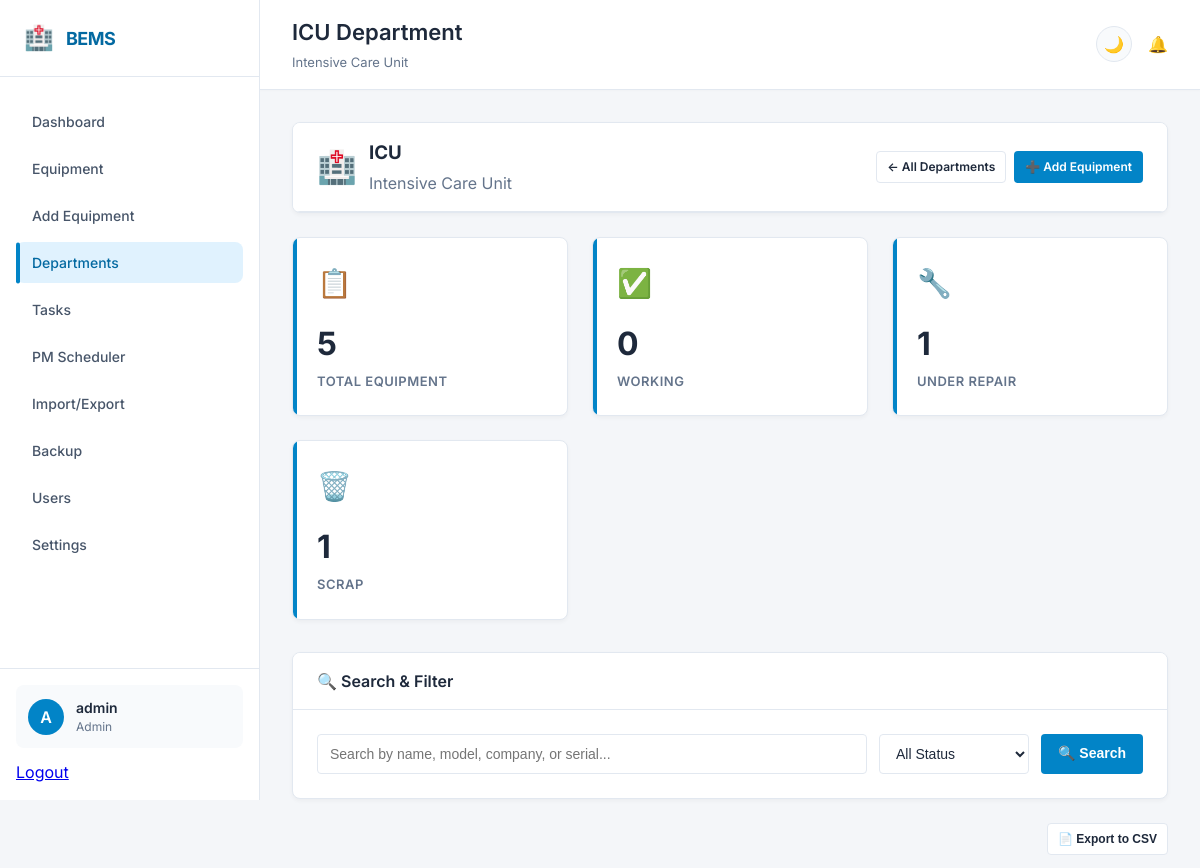
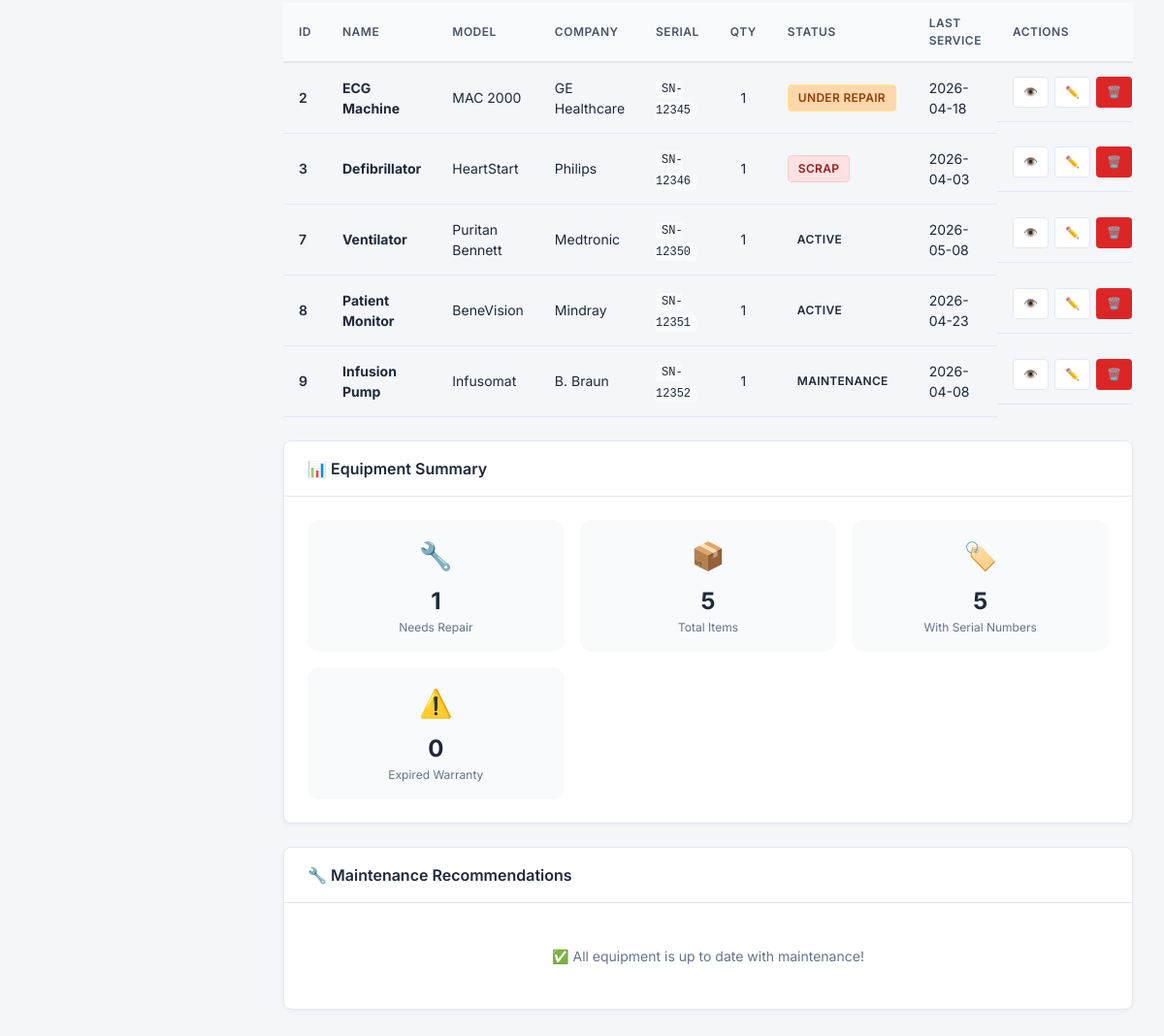
The page /departments/1/equipment (signed in) on the database its author committed (2 pictures, top to bottom).
### app.py (models this page shows)
class Department(db.Model):
    id = db.Column(db.Integer, primary_key=True)
    name = db.Column(db.String(100), unique=True, nullable=False)
    description = db.Column(db.String(200))
    created_at = db.Column(db.String(50), default=lambda: datetime.now().strftime('%Y-%m-%d %H:%M:%S'))
    equipments = db.relationship('Equipment', backref='department_obj', lazy=True)

class Equipment(db.Model):
    id = db.Column(db.Integer, primary_key=True)
    name = db.Column(db.String(100))
    model_no = db.Column(db.String(100))
    company = db.Column(db.String(100))
    serial_no = db.Column(db.String(100))
    quantity = db.Column(db.Integer, default=1)
    department_id = db.Column(db.Integer, db.ForeignKey('department.id'))
    department_name = db.Column(db.String(100))
    status = db.Column(db.String(50))
    install_date = db.Column(db.String(50))
    warranty_date = db.Column(db.String(50))
    last_service = db.Column(db.String(50))
    created_at = db.Column(db.String(50), default=lambda: datetime.now().strftime('%Y-%m-%d %H:%M:%S'))

### app.py (the view, shortened to what this page needs)
@app.route('/departments/<int:id>/equipment')
@login_required
def department_equipment(id):
    department = Department.query.get(id)
    search = request.args.get('search', '')
    status_filter = request.args.get('status', '')
    query = Equipment.query.filter_by(department_id=id)
    if status_filter:
        query = query.filter_by(status=status_filter)
    equipments = query.all()
    today = datetime.now().strftime('%Y-%m-%d')
    return render_template('department_equipment.html',
                         department=department,
                         equipments=equipments,
                         search=search,
                         status_filter=status_filter,
                         today=today)

### app.py (called while the page is built)
def login_required(f):
    @wraps(f)
    def decorated_function(*args, **kwargs):
        if 'user' not in session:
            return redirect('/login')
        return f(*args, **kwargs)
    return decorated_function

### templates/department_equipment.html (shortened to what this page needs)
{% extends "base.html" %}
{% block page_title %}{{ department.name }} Department{% endblock %}
{% block page_description %}{{ department.description or 'View and manage equipment in this department' }}{% endblock %}
{% block content %}
<div class="card" style="margin-bottom: 24px;">
    <div class="card-header">
        <div style="display: flex; align-items: center; gap: 12px;">
            <span style="font-size: 32px;">🏥</span>
            <div>
                <h3 style="margin: 0;">{{ department.name }}</h3>
                {% if department.description %}
                    <p style="color: var(--text-muted); margin: 4px 0 0 0;">{{ department.description }}</p>
                {% endif %}
            </div>
        </div>
        <div style="display: flex; gap: 8px;">
            <a href="/departments" class="btn btn-secondary btn-sm">
                ← All Departments
            </a>
            {% if session.get('role') in ['admin', 'superadmin'] %}
                <a href="/add?department_id={{ department.id }}" class="btn btn-primary btn-sm">
                    ➕ Add Equipment
                </a>
            {% endif %}
        </div>
    </div>
</div>
<div class="stats-grid">
    <div class="stat-card" onclick="window.location='?status=all'">
        <div class="stat-icon">📋</div>
        <div class="stat-number">{{ equipments|length }}</div>
        <div class="stat-label">Total Equipment</div>
    </div>
    <div class="stat-card" onclick="window.location='?status=Working'">
        <div class="stat-icon">✅</div>
        <div class="stat-number">{{ equipments|selectattr('status', 'equalto', 'Working')|list|length }}</div>
        <div class="stat-label">Working</div>
    </div>
    <div class="stat-card" onclick="window.location='?status=Under Repair'">
        <div class="stat-icon">🔧</div>
        <div class="stat-number">{{ equipments|selectattr('status', 'equalto', 'Under Repair')|list|length }}</div>
        <div class="stat-label">Under Repair</div>
    </div>
    <div class="stat-card" onclick="window.location='?status=Scrap'">
        <div class="stat-icon">🗑️</div>
        <div class="stat-number">{{ equipments|selectattr('status', 'equalto', 'Scrap')|list|length }}</div>
        <div class="stat-label">Scrap</div>
    </div>
</div>
<div class="card" style="margin-bottom: 24px;">
    <div class="card-header">
        <h3 class="card-title">🔍 Search & Filter</h3>
    </div>
    <div class="card-body">
        <form method="GET" action="/departments/{{ department.id }}/equipment" id="filterForm">
            <div style="display: flex; gap: 12px; flex-wrap: wrap;">
                <input type="text" name="search" class="form-control"
                       placeholder="Search by name, model, company, or serial..."
                       value="{{ search }}" style="flex: 2;">
                <select name="status" class="form-control" style="width: 150px;">
                    <option value="">All Status</option>
                </select>
                <button type="submit" class="btn btn-primary">🔍 Search</button>
            </div>
        </form>
    </div>
</div>
<div style="display: flex; justify-content: flex-end; margin-bottom: 16px;">
    <button onclick="exportDepartment()" class="btn btn-secondary btn-sm">
        📄 Export to CSV
    </button>
</div>
<div class="table-container">
    <table class="data-table">
        <thead>
            <tr>
                <th>ID</th>
                <th>Name</th>
                <th>Model</th>
                <th>Company</th>
                <th>Serial</th>
                <th>Qty</th>
                <th>Status</th>
                <th>Last Service</th>
                <th>Actions</th>
            </thead>
        <tbody>
            {% for eq in equipments %}
            <tr class="clickable-row" data-href="/equipment/{{ eq.id }}">
                <td style="font-weight: 600;">{{ eq.id }}</td>
                <td>
                    <strong>{{ eq.name }}</strong>
                </td>
                <td>{{ eq.model_no or '-' }}</td>
                <td>{{ eq.company or '-' }}</td>
                <td>
                    {% if eq.serial_no %}
                        <code style="background: var(--bg-tertiary); padding: 2px 6px; border-radius: 4px; font-size: 12px;">{{ eq.serial_no }}</code>
                    {% else %}
                        -
                    {% endif %}
                </td>
                <td style="text-align: center;">
                    {% if eq.quantity and eq.quantity > 1 %}
                        <span class="badge" style="background: var(--primary-light); color: var(--primary);">{{ eq.quantity }}</span>
                    {% else %}
                        1
                    {% endif %}
                </td>
                <td>
                    <span class="badge badge-{{ eq.status.lower().replace(' ', '-') }}">
                        {{ eq.status }}
                    </span>
                </td>
                <td>{{ eq.last_service or '-' }}</td>
                <td style="display: flex; gap: 6px;">
                    <a href="/equipment/{{ eq.id }}" class="btn btn-sm btn-secondary" title="View Details">👁️</a>
                    {% if session.get('role') in ['admin', 'superadmin'] %}
                        <a href="/edit/{{ eq.id }}" class="btn btn-sm btn-secondary" title="Edit">✏️</a>
                        <a href="/equipment/{{ eq.id }}/delete" class="btn btn-sm btn-danger"
                           onclick="return confirmDelete('{{ eq.name }}', {{ eq.id }})"
                           title="Delete">🗑️</a>
                    {% endif %}
                </td>
            </tr>
            {% endfor %}
        </tbody>
    </table>
</div>
{% if equipments %}
<div class="card" style="margin-top: 24px;">
    <div class="card-header">
        <h3 class="card-title">📊 Equipment Summary</h3>
    </div>
    <div class="card-body">
        <div style="display: grid; grid-template-columns: repeat(auto-fit, minmax(200px, 1fr)); gap: 16px;">
            <div style="text-align: center; padding: 16px; background: var(--bg-tertiary); border-radius: 12px;">
                <div style="font-size: 28px; margin-bottom: 8px;">🔧</div>
                <div style="font-size: 24px; font-weight: bold;">
                    {{ equipments|selectattr('status', 'equalto', 'Under Repair')|list|length }}
                </div>
                <div style="font-size: 12px; color: var(--text-muted);">Needs Repair</div>
            </div>
            <div style="text-align: center; padding: 16px; background: var(--bg-tertiary); border-radius: 12px;">
                <div style="font-size: 28px; margin-bottom: 8px;">📦</div>
                <div style="font-size: 24px; font-weight: bold;">
                    {% set total_quantity = namespace(value=0) %}
                    {% for eq in equipments %}
                        {% set total_quantity.value = total_quantity.value + (eq.quantity or 1) %}
                    {% endfor %}
                    {{ total_quantity.value }}
                </div>
                <div style="font-size: 12px; color: var(--text-muted);">Total Items</div>
            </div>
            <div style="text-align: center; padding: 16px; background: var(--bg-tertiary); border-radius: 12px;">
                <div style="font-size: 28px; margin-bottom: 8px;">🏷️</div>
                <div style="font-size: 24px; font-weight: bold;">
                    {{ equipments|selectattr('serial_no')|list|length }}
                </div>
                <div style="font-size: 12px; color: var(--text-muted);">With Serial Numbers</div>
            </div>
            <div style="text-align: center; padding: 16px; background: var(--bg-tertiary); border-radius: 12px;">
                <div style="font-size: 28px; margin-bottom: 8px;">⚠️</div>
                <div style="font-size: 24px; font-weight: bold;">
                    {% set expired = namespace(value=0) %}
                    {% for eq in equipments %}
                        {% if eq.warranty_date and eq.warranty_date < today %}
                            {% set expired.value = expired.value + 1 %}
                        {% endif %}
                    {% endfor %}
                    {{ expired.value }}
                </div>
                <div style="font-size: 12px; color: var(--text-muted);">Expired Warranty</div>
            </div>
        </div>
    </div>
</div>
<div class="card" style="margin-top: 24px;">
    <div class="card-header">
        <h3 class="card-title">🔧 Maintenance Recommendations</h3>
    </div>
    <div class="card-body">
        {% set overdue_equipment = [] %}
        {% for eq in equipments %}
            {% if eq.last_service %}
                {% set last_date = eq.last_service %}
                {% set six_months_ago = (today|replace('-', '')|int - 180) %}
                {% set last_date_num = last_date|replace('-', '')|int %}
                {% if last_date_num < six_months_ago %}
                    {% set _ = overdue_equipment.append(eq) %}
                {% endif %}
            {% endif %}
        {% endfor %}
        {% if overdue_equipment %}
            <div class="alert alert-warning" style="margin-bottom: 16px;">
                <span>⚠️</span>
                <div style="flex: 1;">
                    <strong>{{ overdue_equipment|length }} equipment item(s) need maintenance soon!</strong>
                    <p style="margin-top: 4px; font-size: 13px;">These items haven't been serviced in over 6 months.</p>
                </div>
            </div>
            <div style="display: flex; flex-wrap: wrap; gap: 8px;">
                {% for eq in overdue_equipment[:5] %}
                    <a href="/equipment/{{ eq.id }}" class="btn btn-sm btn-secondary">
                        {{ eq.name }}
                    </a>
                {% endfor %}
                {% if overdue_equipment|length > 5 %}
                    <span class="btn btn-sm btn-secondary">+{{ overdue_equipment|length - 5 }} more</span>
                {% endif %}
            </div>
        {% else %}
            <div class="empty-state" style="padding: 20px;">
                <p>✅ All equipment is up to date with maintenance!</p>
            </div>
        {% endif %}
    </div>
</div>
{% endif %}
{% endblock %}

### static/css/style.css (style rules this page uses)
:root { --bg-primary: #f4f6f9; --bg-secondary: #ffffff; --bg-tertiary: #f8fafc; --text-primary: #1e293b; --text-secondary: #475569; --text-muted: #64748b; --border-color: #e2e8f0; --card-shadow: 0 2px 4px rgba(0, 0, 0, 0.04); --card-shadow-hover: 0 8px 16px rgba(0, 0, 0, 0.08); --sidebar-bg: #ffffff; --sidebar-border: #e2e8f0; --header-bg: #ffffff; --input-bg: #ffffff; --success: #16a34a; --warning: #d97706; --danger: #dc2626; --info: #0ea5e9; --primary: #0284c7; --primary-dark: #0369a1; --primary-light: #e0f2fe; --radius-sm: 4px; --radius-md: 8px; --radius-lg: 12px; }
* { margin: 0; padding: 0; box-sizing: border-box; }
body { font-family: 'Inter', -apple-system, BlinkMacSystemFont, 'Segoe UI', Roboto, 'Helvetica Neue', Arial, sans-serif; background: var(--bg-primary); color: var(--text-primary); transition: background-color 0.3s ease, color 0.3s ease; overflow-x: hidden; line-height: 1.5; }
.stats-grid { display: grid; grid-template-columns: repeat(auto-fit, minmax(240px, 1fr)); gap: 24px; margin-bottom: 32px; }
.stat-card { background: var(--bg-secondary); border-radius: var(--radius-md); padding: 24px; transition: all 0.2s; cursor: pointer; border: 1px solid var(--border-color); position: relative; overflow: hidden; box-shadow: var(--card-shadow); }
.stat-card::before { content: ''; position: absolute; top: 0; left: 0; width: 4px; height: 100%; background: var(--primary); }
.stat-icon { font-size: 28px; margin-bottom: 16px; color: var(--primary); }
.stat-number { font-size: 32px; font-weight: 700; margin-bottom: 4px; color: var(--text-primary); }
.stat-label { font-size: 13px; color: var(--text-muted); text-transform: uppercase; letter-spacing: 0.5px; font-weight: 600; }
.card { background: var(--bg-secondary); border-radius: var(--radius-md); border: 1px solid var(--border-color); box-shadow: var(--card-shadow); margin-bottom: 24px; overflow: hidden; }
.card-header { padding: 16px 24px; border-bottom: 1px solid var(--border-color); display: flex; justify-content: space-between; align-items: center; background: var(--bg-secondary); flex-wrap: wrap; gap: 16px; }
.card-title { font-size: 16px; font-weight: 600; color: var(--text-primary); display: flex; align-items: center; gap: 8px; }
.card-body { padding: 24px; }
.table-container { overflow-x: auto; }
.data-table { width: 100%; border-collapse: collapse; }
.data-table th { text-align: left; padding: 12px 16px; background: var(--bg-tertiary); color: var(--text-secondary); font-weight: 600; font-size: 12px; text-transform: uppercase; letter-spacing: 0.5px; border-bottom: 2px solid var(--border-color); }
.data-table td { padding: 14px 16px; border-bottom: 1px solid var(--border-color); font-size: 14px; vertical-align: middle; }
.data-table tr { transition: background 0.15s; }
.badge { display: inline-flex; align-items: center; justify-content: center; padding: 4px 10px; border-radius: var(--radius-sm); font-size: 12px; font-weight: 600; letter-spacing: 0.3px; text-transform: uppercase; }
.badge-under-repair { background: #fffbeb; color: #b45309; border: 1px solid #fde68a; }
.badge-scrap { background: #fef2f2; color: #b91c1c; border: 1px solid #fecaca; }
.form-control { width: 100%; padding: 10px 12px; background: var(--input-bg); border: 1px solid var(--border-color); border-radius: var(--radius-sm); color: var(--text-primary); font-size: 14px; transition: border-color 0.2s, box-shadow 0.2s; }
.btn { display: inline-flex; align-items: center; justify-content: center; gap: 8px; padding: 8px 16px; border: 1px solid transparent; border-radius: var(--radius-sm); font-weight: 600; font-size: 14px; cursor: pointer; transition: all 0.2s; text-decoration: none; line-height: 1.5; }
.btn-primary { background: var(--primary); color: white; }
.btn-secondary { background: #ffffff; color: var(--text-primary); border-color: var(--border-color); }
.btn-danger { background: var(--danger); color: white; }
.btn-sm { padding: 6px 10px; font-size: 12px; }
.empty-state { text-align: center; padding: 48px 20px; color: var(--text-muted); }
.empty-state p { font-size: 14px; }

### templates/department_equipment.html (style rules this page uses)
.clickable-row { transition: background-color 0.2s; }
.badge-under-repair { background: #fed7aa; color: #92400e; }
.badge-scrap { background: #fee2e2; color: #991b1b; }
.stat-card { cursor: pointer; }

### rows shown on the page
Department: name "ICU", description "Intensive Care Unit"
Equipment: id "2", name "ECG Machine", model_no "MAC 2000", company "GE Healthcare", serial_no "SN-12345", quantity "1", status "UNDER REPAIR", last_service "2026-04-18"
Equipment: id "3", name "Defibrillator", model_no "HeartStart", company "Philips", serial_no "SN-12346", quantity "1", status "SCRAP", last_service "2026-04-03"
Equipment: id "7", name "Ventilator", model_no "Puritan Bennett", company "Medtronic", serial_no "SN-12350", quantity "1", status "ACTIVE", last_service "2026-05-08"
Equipment: id "8", name "Patient Monitor", model_no "BeneVision", company "Mindray", serial_no "SN-12351", quantity "1", status "ACTIVE", last_service "2026-04-23"
Equipment: id "9", name "Infusion Pump", model_no "Infusomat", company "B. Braun", serial_no "SN-12352", quantity "1", status "MAINTENANCE", last_service "2026-04-08"

### other values the page prints
{{ session['user'][0]|upper if session.get('user') else 'U' }} "A"
{{ session.get('user', 'Guest') }} "admin"
{{ session.get('role', 'guest') }} "Admin"
{{ equipments|length }} "5"
{{ equipments|selectattr('status', 'equalto', 'Working')|list|length }} "0"
{{ equipments|selectattr('status', 'equalto', 'Under Repair')|list|length }} "1"
{{ equipments|selectattr('status', 'equalto', 'Scrap')|list|length }} "1"
{{ total_quantity.value }} "5"
{{ equipments|selectattr('serial_no')|list|length }} "5"
{{ expired.value }} "0"
